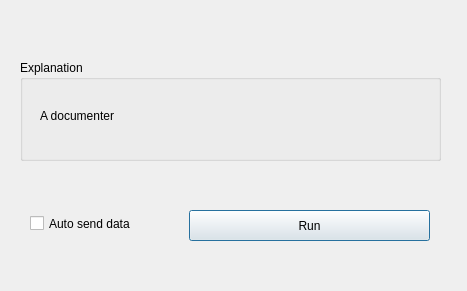
<?xml version="1.0" encoding="UTF-8"?>
<ui version="4.0">
 <class>Dialog</class>
 <widget class="QDialog" name="Dialog">
  <property name="geometry">
   <rect>
    <x>0</x>
    <y>0</y>
    <width>467</width>
    <height>291</height>
   </rect>
  </property>
  <property name="windowTitle">
   <string>Dialog</string>
  </property>
  <widget class="QCheckBox" name="checkBox">
   <property name="geometry">
    <rect>
     <x>30</x>
     <y>213</y>
     <width>191</width>
     <height>21</height>
    </rect>
   </property>
   <property name="text">
    <string>Auto send data </string>
   </property>
   <property name="tristate">
    <bool>true</bool>
   </property>
  </widget>
  <widget class="QGroupBox" name="groupBox">
   <property name="geometry">
    <rect>
     <x>20</x>
     <y>60</y>
     <width>421</width>
     <height>101</height>
    </rect>
   </property>
   <property name="title">
    <string>Explanation</string>
   </property>
   <widget class="QLabel" name="label">
    <property name="geometry">
     <rect>
      <x>20</x>
      <y>40</y>
      <width>381</width>
      <height>31</height>
     </rect>
    </property>
    <property name="text">
     <string>A documenter</string>
    </property>
   </widget>
  </widget>
  <widget class="QPushButton" name="pushButton">
   <property name="geometry">
    <rect>
     <x>189</x>
     <y>210</y>
     <width>241</width>
     <height>31</height>
    </rect>
   </property>
   <property name="text">
    <string>Run</string>
   </property>
  </widget>
 </widget>
 <resources/>
 <connections/>
</ui>
